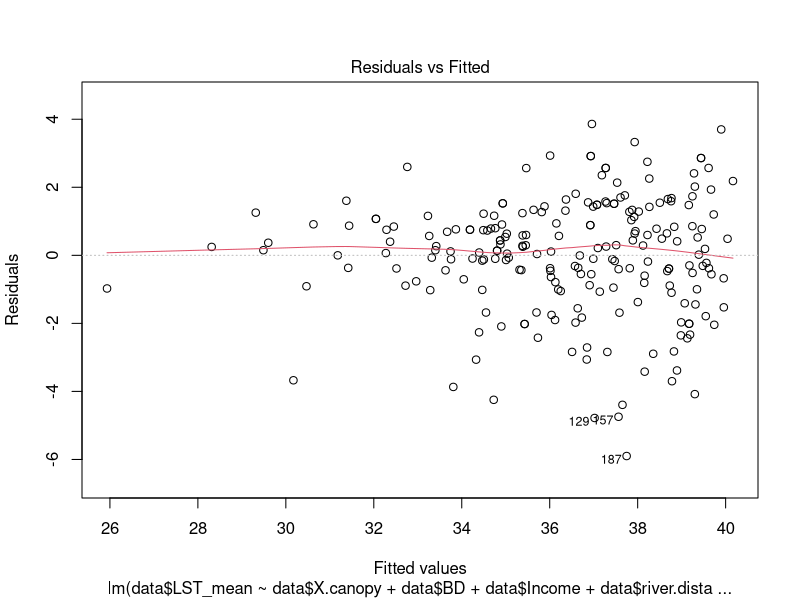
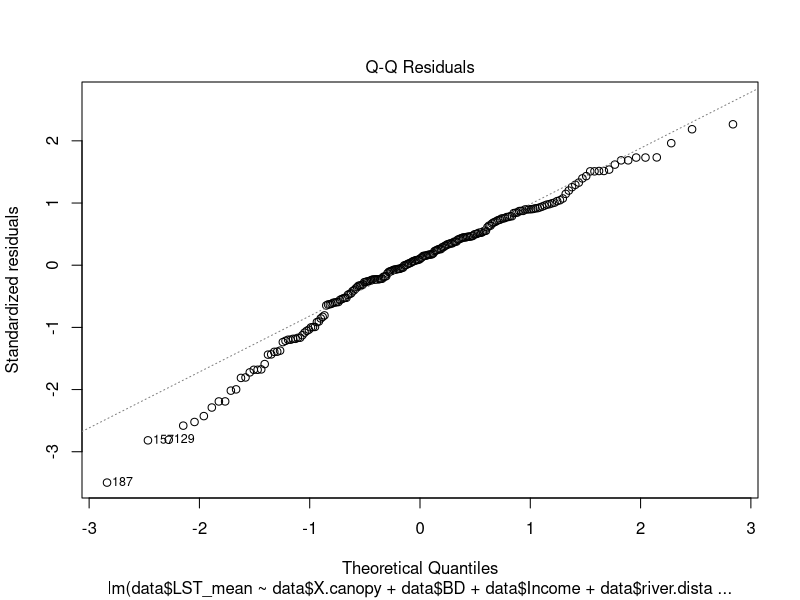
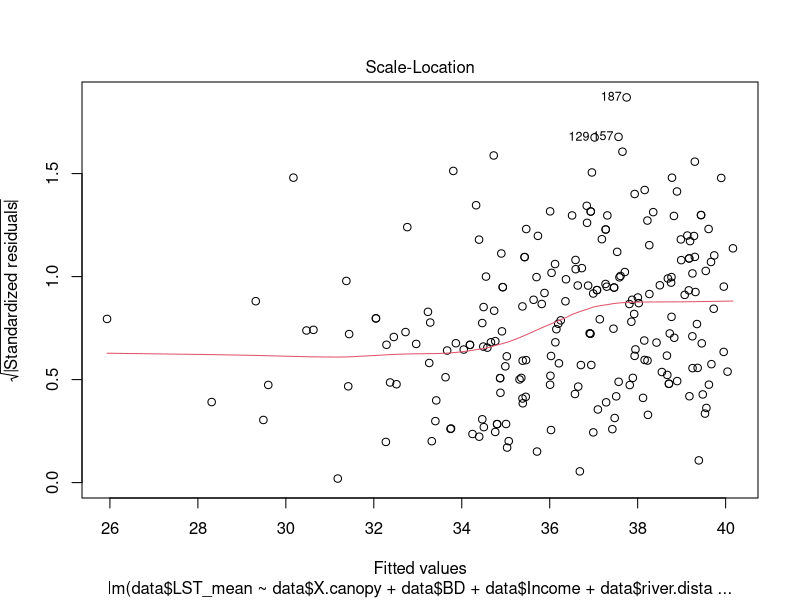
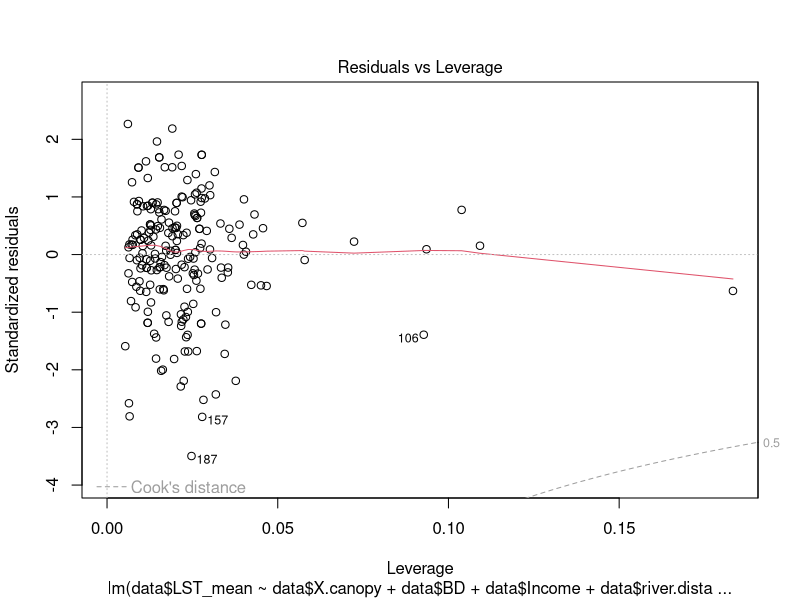

The R source for these figures, in order: (Note: this script raises an error after producing the figures.)
data<-read.csv("Data/shortlist_data_0727.csv")
#View(data)

data2<-read.csv("Data/compiled_data_0727.csv")
#View(data2)

###################LST#######################
LST.model<-lm(data$LST_mean~data$X.canopy+data$BD+data$Income+data$river.distance..meters.)
summary(LST.model)
plot(LST.model)

gally.lst<-data%>%select(Income, BD, river.distance..meters., X.canopy, Imp.)
ggpairs(gally.lst)

#percent canopy and impervious cover are highly correlated, should remove one from model.
#I removed Impervious from the model and left canopy cover.

library(caret)

##############################NO2######################
library(mgcv)
NO2.gam<-gam(NO2_mean~BD+s(petrochem_distance, k=9)+
               s(Income, k=27)+s(Imp., k=9)
             +X.canopy, data=data)
summary(NO2.gam)
gam.check(NO2.gam)
vis.gam(NO2.gam, view=c("petrochem_distance", "BD"), plot.type="persp", theta=150)

##THIS MODEL INCLUDES PETROCHEM_DISTANCE BUT THIS COULD CHANGE#######

##########################GS#######################
GS.cont.gam<-gam(Distance_M~BD+s(Income, k=30), data=data)
plot(GS.cont.gam)
summary(GS.cont.gam)
gam.check(GS.cont.gam)
##doesn't look too good

##Testing new GS metric
GS_percent<-lm(data2$GS.~data2$BD)
plot(data2$GS.~data2$BD)
abline(GS_percent)
summary(GS_percent)
##no trends with either BD or Income

##Shows that multiple metrics all produced the same result, no trend

